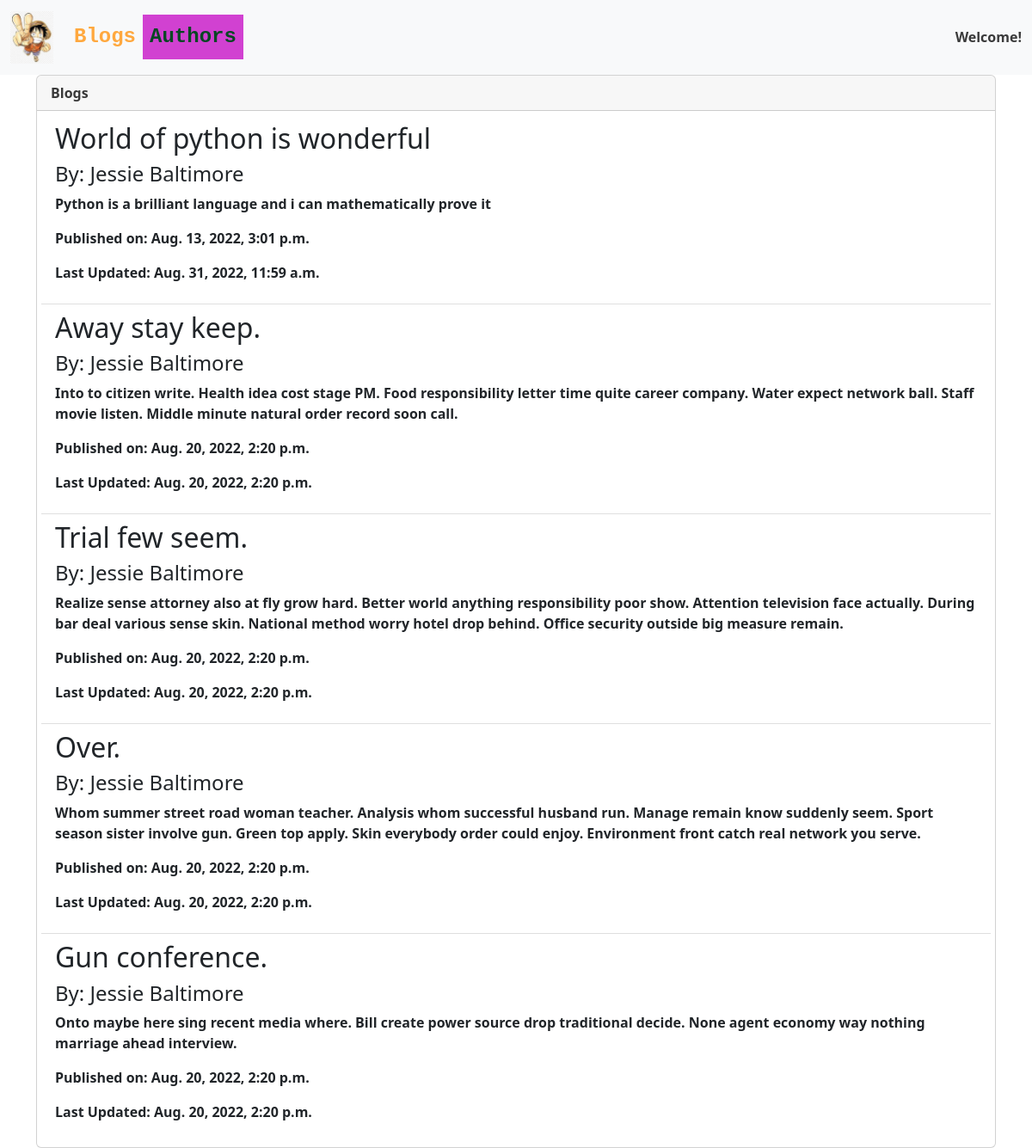
/authors/3/blogs/, run on the app's committed database.
### blogapp/models.py (models this page shows, shortened)
class Blog(models.Model):  # models.Model imports some special django-specific functions that allow us to manipulate DB
    blog_title = models.CharField(
        max_length=100, verbose_name='Blog Title', blank=False, help_text=' Enter Blog title. ')
    blog_content = models.TextField(
        max_length=2000, verbose_name='Blog Content', blank=False, help_text=' Write your blog here! ')
    blog_published = models.BooleanField(default=False)
    blog_create_date = models.DateTimeField(auto_now_add=True)
    blog_update_date = models.DateTimeField(auto_now=True)
    blog_author = models.ForeignKey(
        Author, on_delete=models.CASCADE, blank=False)
    blog_likes = models.IntegerField(editable=True, default=10)

class Author(models.Model):
    author_first_name = models.CharField(
        max_length=50, blank=False, help_text="Author's first name")
    author_last_name = models.CharField(
        max_length=50, blank=False, help_text="Author's Last name")
    author_email = models.EmailField(
        blank=False, unique=True, help_text='Author email id')
    author_biodata = models.TextField(max_length=250, blank=True, null=True)
    author_image = models.ImageField(
        upload_to='authors/', null=True, blank=True)
    def __str__(self) -> str:
        return self.author_first_name + ' ' + self. author_last_name

### blogapp/views.py (the view)
# urls.py: path('authors/<id>/blogs/', views.authorblogs, name='authorblogs'),
def authorblogs(request, id):
    blogs = Blog.objects.filter(blog_author=id)
    context = {"blogs": blogs}
    return render(request, './blogapp/authorblogs.html', context=context)

### blogapp/templates/blogapp/authorblogs.html
{% extends './base.html' %}
{% block content%}
<div class="card" style="width: 100%;">
    <div class="card-header">
        Blogs
    </div>
    <ul class="list-group list-group-flush" style="margin: 5px;">
        {%for blog in blogs%}
        <li class="list-group-item">
            <h2> {{blog.blog_title}} </h2>
            <h4> By: {{blog.blog_author}} </h4>
            <p> {{blog.blog_content}} </p>
            <p> Published on: {{blog.blog_create_date}}</p>
            <p>Last Updated: {{blog.blog_update_date}}</p>
        </li>
        {%endfor%}
    </ul>
</div>
{% endblock %}

### blogapp/templates/blogapp/base.html (style rules this page uses)
body { color: rgba(0, 0, 0, 0.769); background-repeat: no-repeat; background-attachment: fixed; background-size: cover; font-weight: bold; }

### data on the page
Blog: blog_title "World of python is wonderful", blog_author "Jessie Baltimore", blog_content "Python is a brilliant language and i can mathematically prove it", blog_create_date "Aug. 13, 2022, 3:01 p.m.", blog_update_date "Aug. 31, 2022, 11:59 a.m."
Blog: blog_title "Away stay keep.", blog_author "Jessie Baltimore", blog_content "Into to citizen write. Health idea cost stage PM. Food responsibility letter time quite career company. Water expect network ball. Staff movie listen. Middle minute natural order record soon call.", blog_create_date "Aug. 20, 2022, 2:20 p.m.", blog_update_date "Aug. 20, 2022, 2:20 p.m."
Blog: blog_title "Trial few seem.", blog_author "Jessie Baltimore", blog_content "Realize sense attorney also at fly grow hard. Better world anything responsibility poor show. Attention television face actually. During bar deal various sense skin. National method worry hotel drop behind. Office security outside big measure remain.", blog_create_date "Aug. 20, 2022, 2:20 p.m.", blog_update_date "Aug. 20, 2022, 2:20 p.m."
Blog: blog_title "Over.", blog_author "Jessie Baltimore", blog_content "Whom summer street road woman teacher. Analysis whom successful husband run. Manage remain know suddenly seem. Sport season sister involve gun. Green top apply. Skin everybody order could enjoy. Environment front catch real network you serve.", blog_create_date "Aug. 20, 2022, 2:20 p.m.", blog_update_date "Aug. 20, 2022, 2:20 p.m."
Blog: blog_title "Gun conference.", blog_author "Jessie Baltimore", blog_content "Onto maybe here sing recent media where. Bill create power source drop traditional decide. None agent economy way nothing marriage ahead interview.", blog_create_date "Aug. 20, 2022, 2:20 p.m.", blog_update_date "Aug. 20, 2022, 2:20 p.m."
